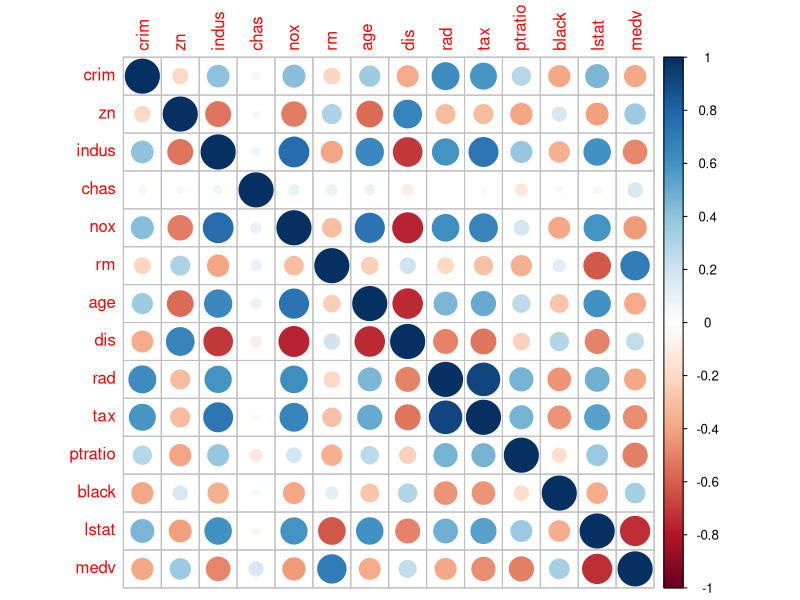

Recreate this plot in R.
## ---- chunk 1
library(MASS) 
library(corrplot)
library(tidyverse)
library(caret)
## ---- chunk 2
data(Boston)

dados <- Boston

str(dados)
## ---- chunk 3
head(dados)
## ---- chunk 4

any(is.na(dados))

for (i in 1:length(dados)){
  dados[,i] <- as.numeric(dados[,i])
}
## ---- chunk 5
summary(dados)
## ---- chunk 6

corrplot(cor(dados))

## ---- chunk 7

set.seed(1)
linhas <- sample (1:nrow(dados), nrow(dados)*0.7) #70%
treino <- dados[linhas,]#70%
teste <- dados[-linhas,]#30%

## ---- chunk 8

mod1 <- lm(medv~., data = treino)
summary(mod1)

## ---- chunk 9
reducao <- step(mod1, direction= "backward", trace= 1)
## ---- chunk 10
mod2 <- lm(medv ~ crim + zn + chas + nox + rm + dis + rad + tax + ptratio + 
             black + lstat, data=treino) #Adjusted R-squared: 0.7699

summary(mod2)

mod3 <- lm(medv ~ crim + zn + chas + nox + rm + dis + rad + tax + ptratio + 
             black + lstat, data=teste) #Adjusted R-squared: 0.6492 

summary(mod3)
## ---- chunk 11
novo <- data.frame(crim = 0.06905, zn = 0.0, chas = 0 ,nox= 0.458, rm = 7.147,dis = 6.0622, rad = 3,tax = 222 , ptratio = 18.7, black = 396.90  ,lstat = 5.33)
predict(mod2,novo)
